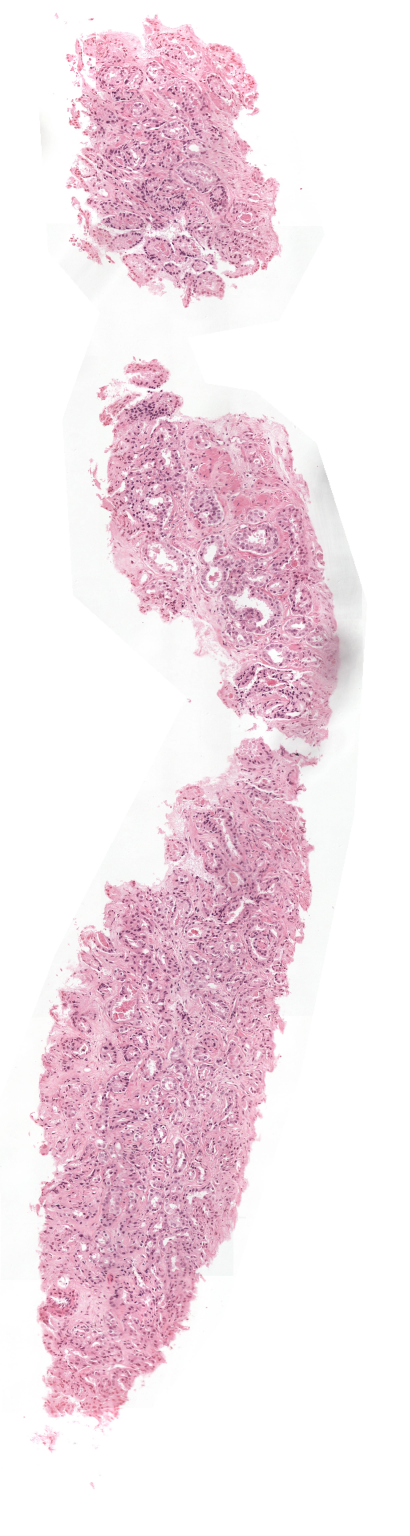
#> input picture PANDAS/006f6aa35a78965c92fffd1fbd53a058.tiff, 2048 x 7680 px (shown at 1/5 size)
$ python -i find_similar_tile_previews.py   (imports and definitions only)   (older library calls are emulated)
#> lines starting #> are read from the running program, lines starting #| are printed output that depends on the picture; after the words box and inside, x2 and y2 are one past the last pixel; in counts of white or black regions, pixels touching at a corner belong together
from __future__ import annotations

import argparse
import csv
import math
import shutil
from pathlib import Path

import cv2
import numpy as np
from PIL import Image, ImageDraw


IMAGE_EXTS = {".png", ".jpg", ".jpeg", ".tif", ".tiff"}


def image_paths(folder: Path) -> list[Path]:
    return sorted(p for p in folder.iterdir() if p.is_file() and p.suffix.lower() in IMAGE_EXTS)


def read_rgb(path: Path, size: int) -> np.ndarray:
#> called with size = 128
    with Image.open(path) as img:
#> img is the input picture: PIL image 2048x7680 RGB; mean R, G, B 242.8, 225.7, 232.9
        img = img.convert("RGB").resize((size, size), Image.Resampling.BILINEAR)
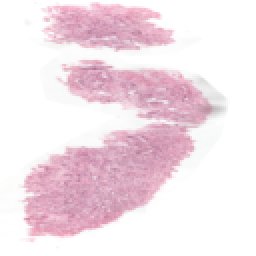
#> img: PIL image 128x128 RGB (shown 2 times larger); mean R, G, B 242.8, 225.8, 232.9
    return np.asarray(img, dtype=np.uint8)


def normalize(hist: np.ndarray) -> np.ndarray:
    hist = hist.astype(np.float32).ravel()
    total = float(hist.sum())
    return hist / total if total > 0 else hist


def feature(path: Path, size: int = 128) -> dict[str, np.ndarray]:
    rgb = read_rgb(path, size)
    hsv = cv2.cvtColor(rgb, cv2.COLOR_RGB2HSV)
#> hsv: shape (128, 128, 3); mean H, S, V 68.3, 19.8, 242.9
    lab = cv2.cvtColor(rgb, cv2.COLOR_RGB2LAB)
#> lab: shape (128, 128, 3); mean of channels 0, 1, 2 232.8, 135.3, 126.8
    gray = cv2.cvtColor(rgb, cv2.COLOR_RGB2GRAY)
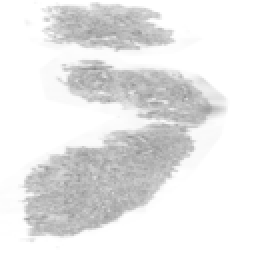
#> gray: shape (128, 128) (shown 2 times larger); min 140, max 255, mean 231.7

    tissue = (hsv[:, :, 1] > 20) & (hsv[:, :, 2] > 25) & (hsv[:, :, 2] < 245)
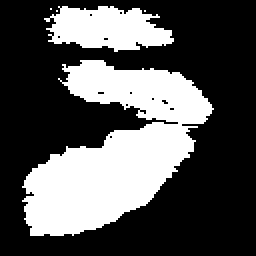
#> tissue: shape (128, 128) bool (shown 2 times larger); 33.5% white; 5 white regions (3 under 20 px), largest, box (x1, y1, x2, y2) and area: (11, 30, 107, 118) 4470, (22, 3, 87, 26) 1021
    if int(tissue.sum()) < 100:
        tissue = np.ones(gray.shape, dtype=bool)
    mask = tissue.astype(np.uint8)

    lab_hist = cv2.calcHist([lab], [0, 1, 2], mask, [7, 7, 7], [0, 256, 0, 256, 0, 256])
    hsv_hist = cv2.calcHist([hsv], [0, 1, 2], mask, [10, 5, 5], [0, 180, 0, 256, 0, 256])

    gx = cv2.Sobel(gray, cv2.CV_32F, 1, 0, ksize=3)
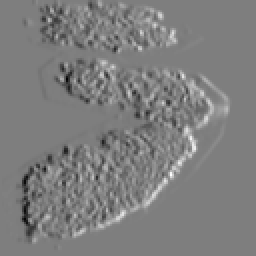
#> gx: shape (128, 128) float32 (shown 2 times larger); min -226, max 230, mean 0; drawn with min black and max white
    gy = cv2.Sobel(gray, cv2.CV_32F, 0, 1, ksize=3)
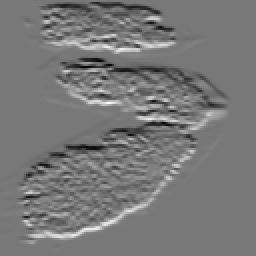
#> gy: shape (128, 128) float32 (shown 2 times larger); min -270, max 303, mean 0; drawn with min black and max white
    mag, angle = cv2.cartToPolar(gx, gy, angleInDegrees=False)
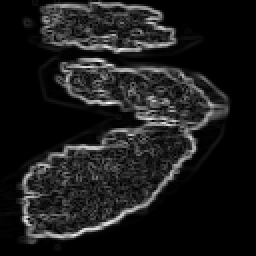
#> mag: shape (128, 128) float32 (shown 2 times larger); min 0, max 304.4, mean 32.7; drawn with min black and max white
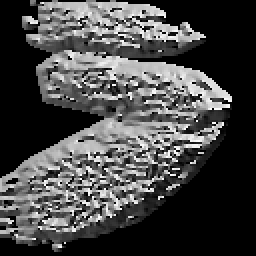
#> angle: shape (128, 128) float32 (shown 2 times larger); min 0, max 6.27, mean 1.74; drawn with min black and max white
    grad_hist, _ = np.histogram(
        angle[tissue],
        bins=12,
        range=(0, 2 * math.pi),
        weights=mag[tissue],
    )
#> grad_hist = [16142.4, 28595, 48427, 53397.7, 24979.5, 17322.3, 20522.1, 22609.4, 52181.3, 48114.4, 23303.2, 15781.8]

    tissue_lab = lab[tissue].astype(np.float32)
    tissue_gray = gray[tissue].astype(np.float32)
#> tissue_gray = 5494 values, max 231 at index 4441, min 140 at index 1103, mean 190.3
    stats = np.array(
        [
            tissue.mean(),
            *tissue_lab.mean(axis=0),
            *tissue_lab.std(axis=0),
            tissue_gray.mean(),
            tissue_gray.std(),
            float(np.mean(mag[tissue])),
        ],
        dtype=np.float32,
    )
#> stats = [0.335, 193.3, 149.1, 124.4, 12.91, 4.08, 1.35, 190.3, 13.57, 67.6]

    return {
        "lab_hist": normalize(lab_hist),
        "hsv_hist": normalize(hsv_hist),
        "grad_hist": normalize(grad_hist),
        "stats": stats,
    }
#> in normalize, `hist = hist.astype(np.float32).ravel()`: hist = 343 values, max 3241 at index 276, min 0 at index 0, mean 16.02
#> in normalize, `total = float(hist.sum())`: total = 5494


def bhattacharyya(a: np.ndarray, b: np.ndarray) -> float:
    return math.sqrt(max(0.0, 1.0 - float(np.sqrt(a * b).sum())))


# [88 lines left out: functions score, make_contact_sheet, main, not called in this run]


# [2 lines not run here, left out]

>>> result = feature('../PANDAS/006f6aa35a78965c92fffd1fbd53a058.tiff')
#> result = 4 items

$ run again, on data/qupath_project/data/1/thumbnail.jpg
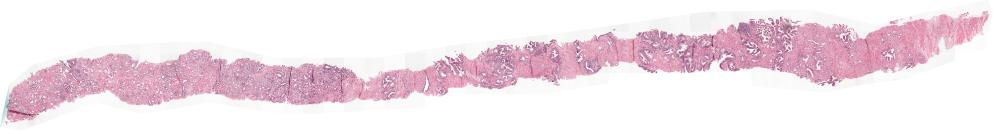
#> input picture data/qupath_project/data/1/thumbnail.jpg, 1000 x 134 px
#> in read_rgb, img is the input picture: PIL image 1000x134 RGB; mean R, G, B 242, 227.5, 234.2
#> img: PIL image 128x128 RGB
#> hsv: shape (128, 128, 3); mean H, S, V 63.4, 17.5, 242.1
#> lab: shape (128, 128, 3); mean of channels 0, 1, 2 233.8, 134.4, 126.7
#> in feature, `tissue = (hsv[:, :, 1] > 20) & (hsv[:, :, 2] > 25) & (hsv[:, :, 2] < 2..`:
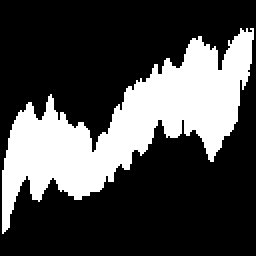
#> tissue: shape (128, 128) bool (shown 2 times larger); 28.6% white; 1 white region, box (x1, y1, x2, y2) and area: (1, 14, 127, 117) 4680
#> in feature, `mag, angle = cv2.cartToPolar(gx, gy, angleInDegrees=False)`:
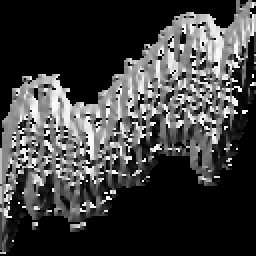
#> angle: shape (128, 128) float32 (shown 2 times larger); min 0, max 6.28, mean 1.57; drawn with min black and max white
#> grad_hist = [62030.7, 26013.8, 8653.2, 11167.4, 18391.6, 40924.1, 64322.2, 19930.3, 9619.4, 11077.8, 16310.2, 45578.7]
#> tissue_gray = 4680 values, max 230 at index 647, min 109 at index 4656, mean 182.1
#> stats = [0.286, 185.6, 149.7, 123.5, 12.72, 4.73, 1.51, 182.1, 13.28, 71.37]
#> hist = 343 values, max 1917 at index 276, min 0 at index 0, mean 13.64
#> total = 4680
#> result = 4 items
